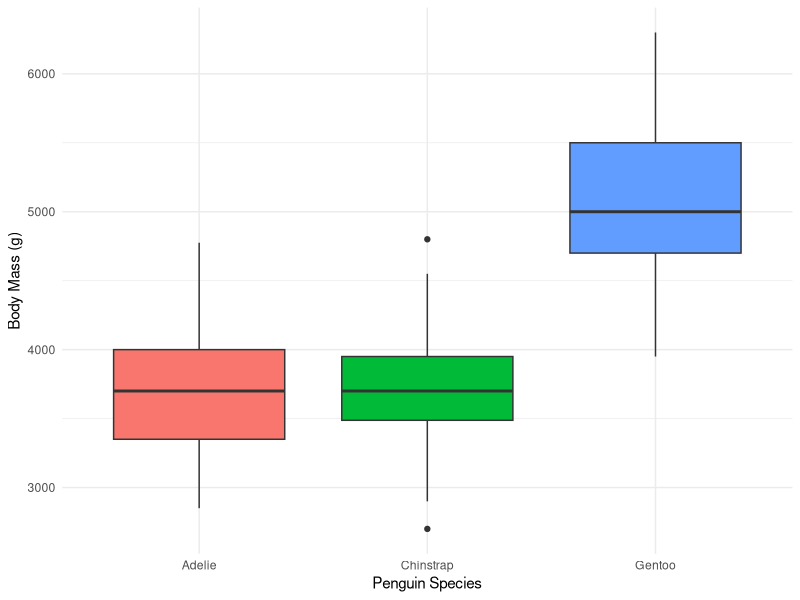

The R script that drew this image:
## ---- chunk 1
#| label: setup&inspect-data
#| message: false
#| warning: false

library(tidyverse)
library(palmerpenguins)
dim(penguins)
colSums(is.na(penguins))
## ---- chunk 2
#| label: cleaning-data (dropping NAs only in column body_mass_g)

penguins_clean <-
    penguins |>
    drop_na(body_mass_g)
## ---- chunk 3
#| label: Analyzing-body_mass-by-species

penguins_summary <-
    penguins_clean |>
    group_by(species) |>
    summarise(
        n = n(),
        mean_mass_g = mean(body_mass_g),
        median_mass_g = median(body_mass_g),
        sd_mass_g = sd(body_mass_g),
        .groups = "drop"
    )

knitr::kable(
    penguins_summary,
    digits = 1,
    caption = "Body mass summary by penguin species(grams)."
)
## ---- chunk 4
#| label: Visualizing-species-with-their-body-mass-figures
#| fig-cap: "Body mass of penguins by species"

ggplot(penguins_clean, aes(x = species, y = body_mass_g, fill = species)) + geom_boxplot()+ 
    labs(
        x = 'Penguin Species',
        y = 'Body Mass (g)'
    ) +
    theme_minimal() +
    theme(legend.position = "none")
